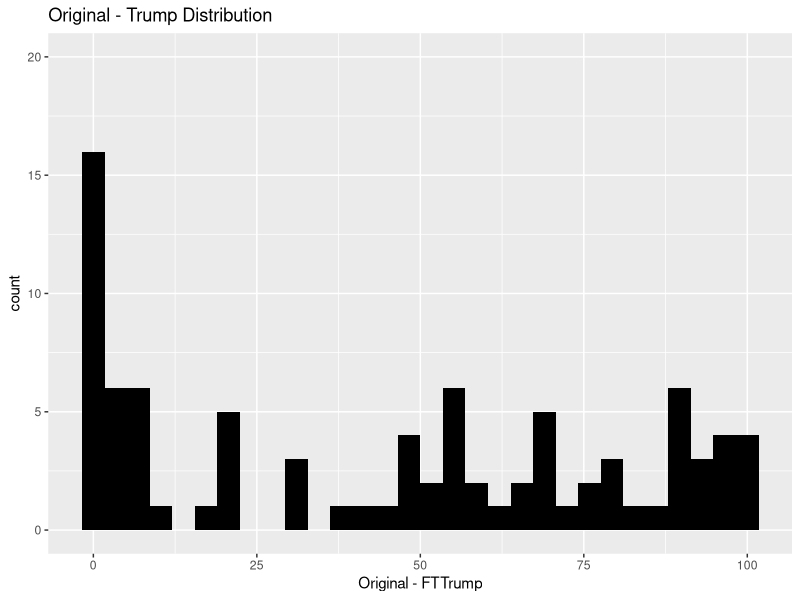
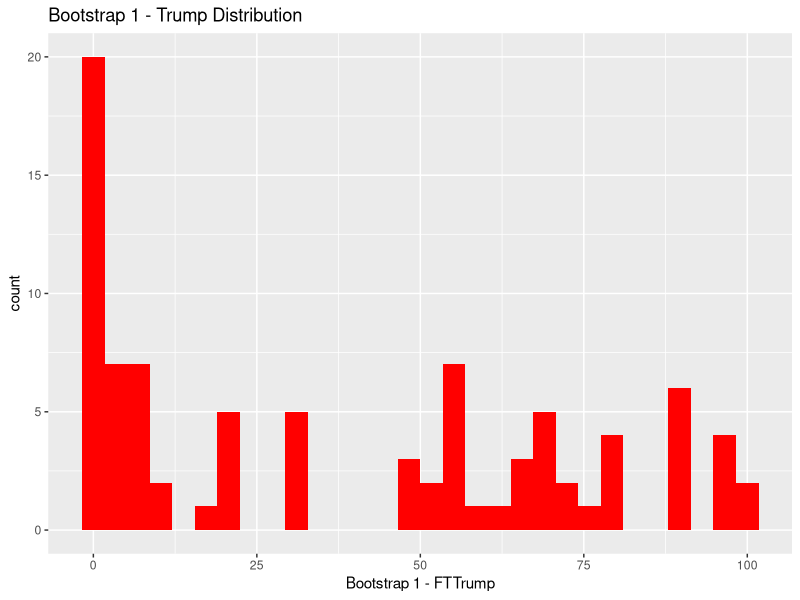
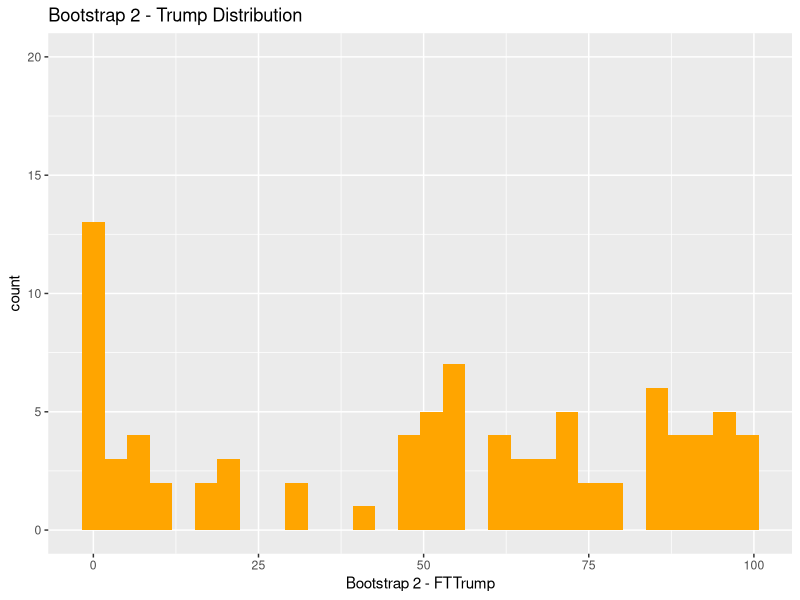
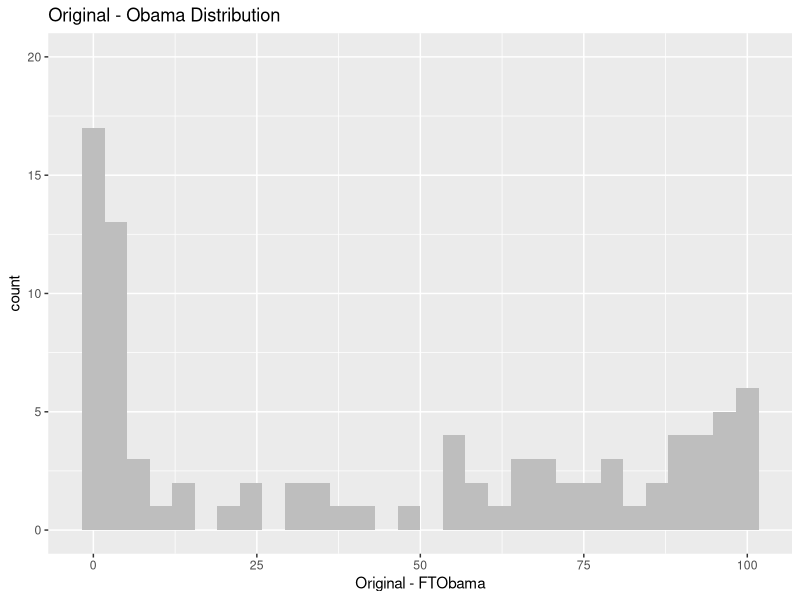
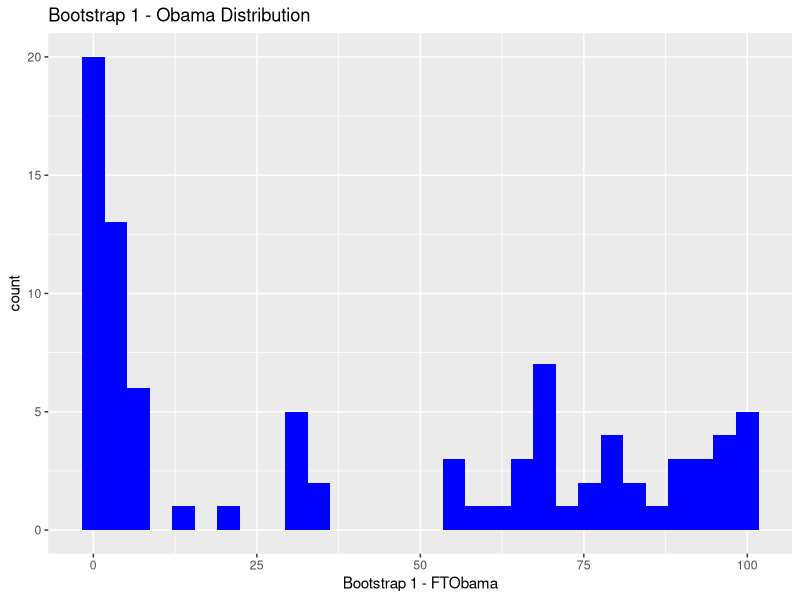
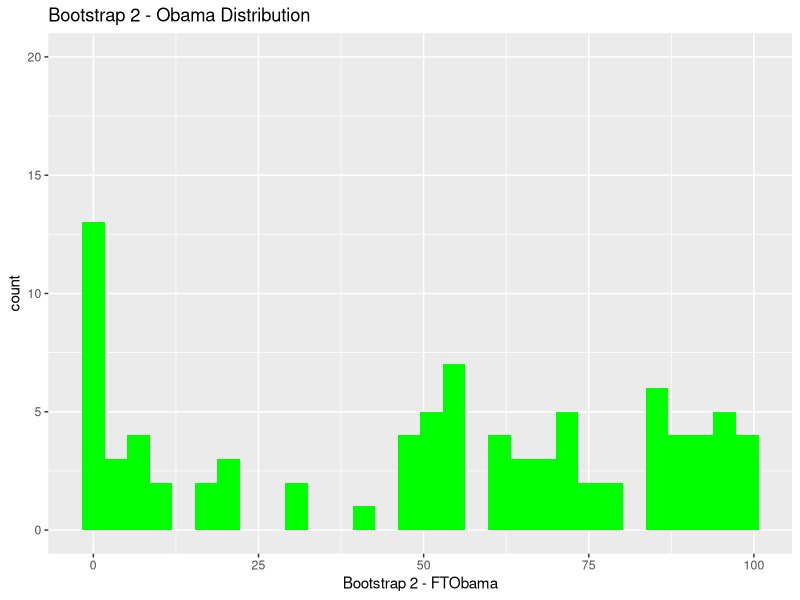

These charts were generated, in order, by the following R code:
## ---- chunk 1
library(tidyverse)
library(here)
library(ggplot2)

anes <- read_csv(here("data", "anes_pilot_2016.csv")) %>% 
  tibble::as_tibble() %>% 
  na.omit() %>% 
  select(fttrump, ftobama)
  
#creating two bootstrapped samples without using 'boot' function
b1trump <- sample(anes$fttrump, replace = T)
b1obama <- sample(anes$ftobama, replace = T)
b1 <- data.frame(b1trump, b1obama)
b2trump <- sample(anes$fttrump, replace = T)
b2obama <- sample(anes$ftobama, replace = T)
b2 <- data.frame(b2trump, b2obama)

#plotting trump
ggplot(anes, aes(fttrump)) + 
  geom_histogram(fill = "black")+
  labs(x= "Original - FTTrump",
       title = "Original - Trump Distribution")+
  ylim(0,20)

ggplot(b1, aes(b1trump)) + 
  geom_histogram(fill = "red")+
  labs(x= "Bootstrap 1 - FTTrump",
       title = "Bootstrap 1 - Trump Distribution")+
  ylim(0,20)

ggplot(b2, aes(b2trump)) + 
  geom_histogram(fill = "orange")+
  labs(x= "Bootstrap 2 - FTTrump",
       title = "Bootstrap 2 - Trump Distribution")+
  ylim(0,20)

#plotting obama
ggplot(anes, aes(ftobama)) + 
  geom_histogram(fill = "gray")+
  labs(x= "Original - FTObama",
       title = "Original - Obama Distribution")+
  ylim(0,20)

ggplot(b1, aes(b1obama)) + 
  geom_histogram(fill = "blue")+
  labs(x= "Bootstrap 1 - FTObama",
       title = "Bootstrap 1 - Obama Distribution")+
  ylim(0,20)

ggplot(b2, aes(b2trump)) + 
  geom_histogram(fill = "green")+
  labs(x= "Bootstrap 2 - FTObama",
       title = "Bootstrap 2 - Obama Distribution")+
  ylim(0,20)

